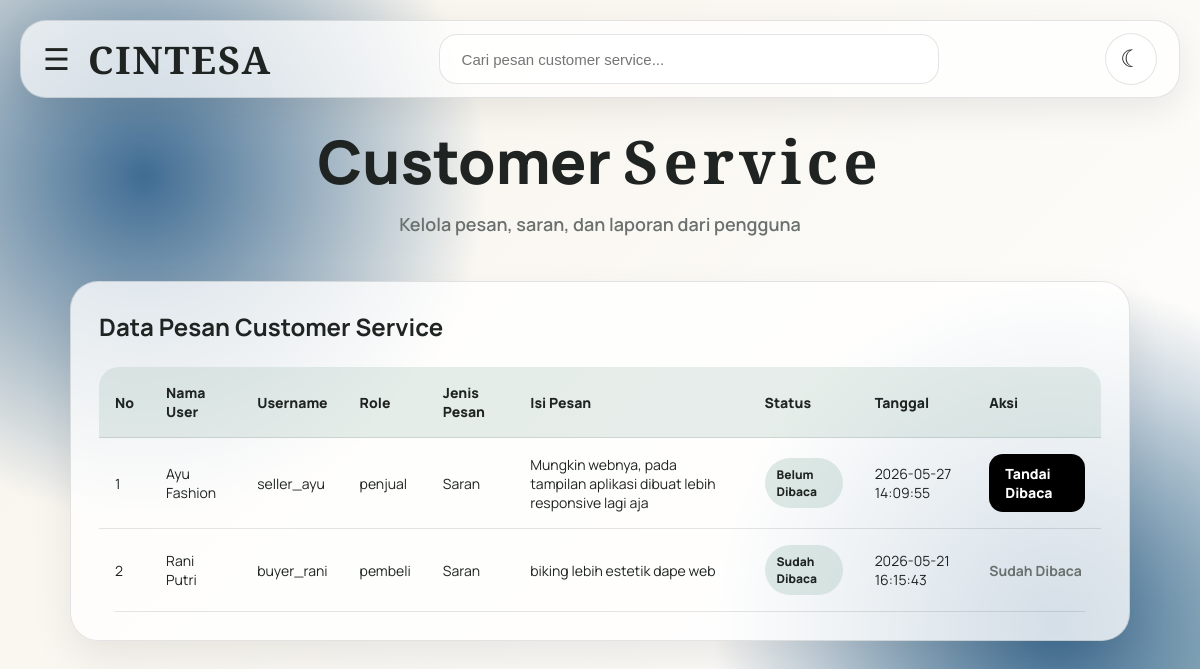
The page /admin/customer_service.php (signed in) on the database its author committed.
### tables this page shows
CREATE TABLE `customer_service` (
  `id_cs` int(11) NOT NULL,
  `id_user` int(11) NOT NULL,
  `jenis_pesan` enum('Keluhan','Saran','Kritik','Laporan') NOT NULL,
  `isi_pesan` text NOT NULL,
  `status_pesan` enum('Belum Dibaca','Sudah Dibaca') DEFAULT 'Belum Dibaca',
  `tanggal_pesan` datetime DEFAULT current_timestamp()
);

CREATE TABLE `user` (
  `id_user` int(11) NOT NULL,
  `foto_profile` varchar(255) DEFAULT NULL,
  `username` varchar(50) NOT NULL,
  `nama_lengkap` varchar(100) NOT NULL,
  `email` varchar(100) NOT NULL,
  `password` varchar(255) NOT NULL,
  `nomor_telepon` varchar(20) DEFAULT NULL,
  `role` enum('admin','penjual','pembeli') NOT NULL,
  `status` enum('aktif','nonaktif') DEFAULT 'aktif',
  `tanggal_bergabung` datetime DEFAULT current_timestamp()
);

### admin/customer_service.php (the view, shortened to what this page needs)
<?php
include '../include/koneksi.php';
$query = mysqli_query($koneksi, "SELECT customer_service.*, user.username, user.nama_lengkap, user.role
    FROM customer_service
    JOIN user ON customer_service.id_user = user.id_user
    ORDER BY customer_service.tanggal_pesan DESC
");
?>
<!DOCTYPE html>
<html lang="id">
<head>
    <link rel="stylesheet" href="../assets/css/login.css">
    <link rel="stylesheet" href="../assets/css/admin.css">
    <link rel="stylesheet" href="../assets/css/table_admin.css">
</head>
<body>
<nav class="top-navbar">
    <div class="nav-left">
        <button class="menu-btn" id="menuToggle">☰</button>
        <h2>CINTESA</h2>
    </div>
    <div class="nav-center">
        <input type="text" placeholder="Cari pesan customer service...">
    </div>
    <div class="nav-right">
        <button class="theme-toggle" id="themeToggle">☾</button>
    </div>
</nav>
<div class="admin-container">
    <div class="admin-header">
        <h1>Customer <span class="brand">Service</span></h1>
        <p>Kelola pesan, saran, dan laporan dari pengguna</p>
    </div>
    <div class="table-card">
        <div class="table-title">
            <h2>Data Pesan Customer Service</h2>
        </div>
        <div class="table-responsive">
            <table class="admin-table">
                <thead>
                    <tr>
                        <th>No</th>
                        <th>Nama User</th>
                        <th>Username</th>
                        <th>Role</th>
                        <th>Jenis Pesan</th>
                        <th>Isi Pesan</th>
                        <th>Status</th>
                        <th>Tanggal</th>
                        <th>Aksi</th>
                    </tr>
                </thead>
                <tbody>
                    <?php
                    $no = 1;
                    if (mysqli_num_rows($query) > 0) {
                        while ($data = mysqli_fetch_assoc($query)) {
                    ?>
                    <tr>
                        <td><?php echo $no++; ?></td>
                        <td><?php echo htmlspecialchars($data['nama_lengkap']); ?></td>
                        <td><?php echo htmlspecialchars($data['username']); ?></td>
                        <td><?php echo htmlspecialchars($data['role']); ?></td>
                        <td><?php echo htmlspecialchars($data['jenis_pesan']); ?></td>
                        <td><?php echo htmlspecialchars($data['isi_pesan']); ?></td>
                        <td>
                            <span class="status-badge">
                                <?php echo htmlspecialchars($data['status_pesan']); ?>
                            </span>
                        </td>
                        <td><?php echo htmlspecialchars($data['tanggal_pesan']); ?></td>
                        <td>
                            <?php if ($data['status_pesan'] == 'Belum Dibaca') { ?>
                                <a class="btn-detail" href="customer_service.php?dibaca=<?php echo $data['id_cs']; ?>">
                                    Tandai Dibaca
                                </a>
                            <?php } else { ?>
                                <span class="empty-text">Sudah Dibaca</span>
                            <?php } ?>
                        </td>
                    </tr>
                    <?php
                        }
                    } ?>
                </tbody>
            </table>
        </div>
    </div>
</div>
</body>
</html>

### assets/css/login.css (style rules this page uses)
* { margin: 0; padding: 0; box-sizing: border-box; }
:root { --bg-1: #f7f3ea; --bg-2: #ded7ca; --bg-3: #9dbdb1; --text: #1f2422; --muted: #6a706d; --field: rgba(255, 255, 255, 0.78); --border: rgba(31, 36, 34, 0.12); --black: #080808; --box: rgba(255, 255, 255, 0.55); --accent: #7b9b91; }
body { min-height: 100svh; font-family: "Manrope", Arial, sans-serif; color: var(--text); background: radial-gradient(circle at 12% 22%, #3f6c93, transparent 28%), radial-gradient(circle at 88% 78%, #3f6c93, transparent 28%), radial-gradient(circle at bottom right, #b9d3ca, transparent 28%), linear-gradient(135deg, #f7f3ea, #ffffff); display: grid; place-items: center; padding: 90px 24px 40px; transition: 0.4s ease; }
.theme-toggle { position: fixed; top: 28px; right: 32px; width: 52px; height: 52px; border: none; border-radius: 50%; cursor: pointer; background: var(--box); color: var(--text); border: 1px solid var(--border); backdrop-filter: blur(14px); font-size: 24px; transition: 0.3s ease; z-index: 10; }

### assets/css/admin.css (style rules this page uses)
.admin-container { width: min(100%, 1200px); margin-top: 130px; animation: fadeUp 0.9s ease both; }
.top-navbar { position: fixed; top: 20px; left: 20px; right: 20px; height: 78px; background: rgba(255,255,255,0.72); border: 1px solid var(--border); border-radius: 26px; backdrop-filter: blur(16px); display: flex; align-items: center; justify-content: space-between; padding: 0 22px; z-index: 999; box-shadow: 0 12px 35px rgba(0,0,0,0.08); }
.nav-left { display: flex; align-items: center; gap: 18px; }
.nav-left h2 { font-family: "Playfair Display", serif; letter-spacing: 2px; font-size: 38px; color: var(--text); }
.menu-btn { border: none; background: transparent; font-size: 30px; cursor: pointer; color: var(--text); }
.nav-center { flex: 1; display: flex; justify-content: center; padding: 0 40px; }
.nav-center input { width: min(100%, 500px); height: 50px; border: 1px solid var(--border); border-radius: 18px; padding: 0 22px; outline: none; background: var(--field); color: var(--text); font-size: 15px; transition: 0.3s ease; }
.nav-right { display: flex; align-items: center; gap: 14px; }
.theme-toggle { position: static; width: 52px; height: 52px; flex-shrink: 0; }
.admin-header { text-align: center; margin-bottom: 45px; }
.admin-header h1 { font-size: clamp(38px, 5vw, 62px); font-weight: 800; color: var(--text); margin-bottom: 10px; }
.admin-header .brand { font-family: "Playfair Display", serif; letter-spacing: 5px; }
.admin-header p { font-size: 18px; color: var(--muted); font-weight: 600; }
@media (max-width: 1200px) { body { display: block !important; padding: 120px 24px 40px; } }
@media (max-width: 1200px) { .admin-container { width: 92%; margin: 0 auto; } }

### assets/css/table_admin.css (style rules this page uses)
.table-card { width: 100%; background: var(--field); border: 1px solid var(--border); border-radius: 28px; padding: 28px; backdrop-filter: blur(14px); box-shadow: 0 18px 40px rgba(0,0,0,0.08); }
.table-title { display: flex; justify-content: space-between; align-items: center; gap: 16px; margin-bottom: 24px; }
.table-title h2 { color: var(--text); font-size: 24px; }
.table-responsive { width: 100%; overflow-x: auto; border-radius: 20px; }
.admin-table { width: 100%; min-width: 950px; border-collapse: collapse; }
.admin-table th, .admin-table td { padding: 16px; text-align: left; border-bottom: 1px solid var(--border); color: var(--text); font-size: 14px; vertical-align: middle; }
.admin-table th { background: rgba(157,189,177,0.25); font-weight: 800; }
.btn-detail { display: inline-flex; align-items: center; justify-content: center; padding: 10px 16px; border-radius: 14px; background: #000; color: #fff; text-decoration: none; font-weight: 800; transition: 0.3s ease; }
.status-badge { display: inline-block; padding: 8px 12px; border-radius: 999px; background: rgba(157,189,177,0.32); font-weight: 800; font-size: 12px; }
.empty-text { color: var(--muted); font-weight: 700; }

### rows shown on the page
customer_service: id_user.nama_lengkap "Ayu Fashion", id_user.username "seller_ayu", id_user.role "penjual", jenis_pesan "Saran", isi_pesan "Mungkin webnya, pada tampilan aplikasi dibuat lebih responsive lagi aja", status_pesan "Belum Dibaca", tanggal_pesan "2026-05-27 14:09:55"
customer_service: id_user.nama_lengkap "Rani Putri", id_user.username "buyer_rani", id_user.role "pembeli", jenis_pesan "Saran", isi_pesan "biking lebih estetik dape web", status_pesan "Sudah Dibaca", tanggal_pesan "2026-05-21 16:15:43"
